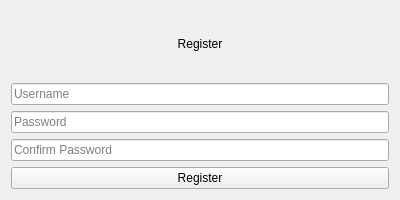
<?xml version="1.0" encoding="UTF-8"?>
<ui version="4.0">
 <class>RegisterForm</class>
 <widget class="QWidget" name="RegisterForm">
  <property name="geometry">
   <rect>
    <x>0</x>
    <y>0</y>
    <width>400</width>
    <height>200</height>
   </rect>
  </property>
  <property name="windowTitle">
   <string>Registration Form</string>
  </property>
  <layout class="QVBoxLayout" name="verticalLayout">
   <item>
    <widget class="QLabel" name="label">
     <property name="text">
      <string>Register</string>
     </property>
     <property name="alignment">
      <set>Qt::AlignCenter</set>
     </property>
    </widget>
   </item>
   <item>
    <widget class="QLineEdit" name="usernameLineEdit">
     <property name="placeholderText">
      <string>Username</string>
     </property>
    </widget>
   </item>
   <item>
    <widget class="QLineEdit" name="passwordLineEdit">
     <property name="placeholderText">
      <string>Password</string>
     </property>
     <property name="echoMode">
      <enum>QLineEdit::Password</enum>
     </property>
    </widget>
   </item>
   <item>
    <widget class="QLineEdit" name="confirmPasswordLineEdit">
     <property name="placeholderText">
      <string>Confirm Password</string>
     </property>
     <property name="echoMode">
      <enum>QLineEdit::Password</enum>
     </property>
    </widget>
   </item>
   <item>
    <widget class="QPushButton" name="registerButton">
     <property name="text">
      <string>Register</string>
     </property>
    </widget>
   </item>
  </layout>
 </widget>
 <resources/>
 <connections/>
</ui>
